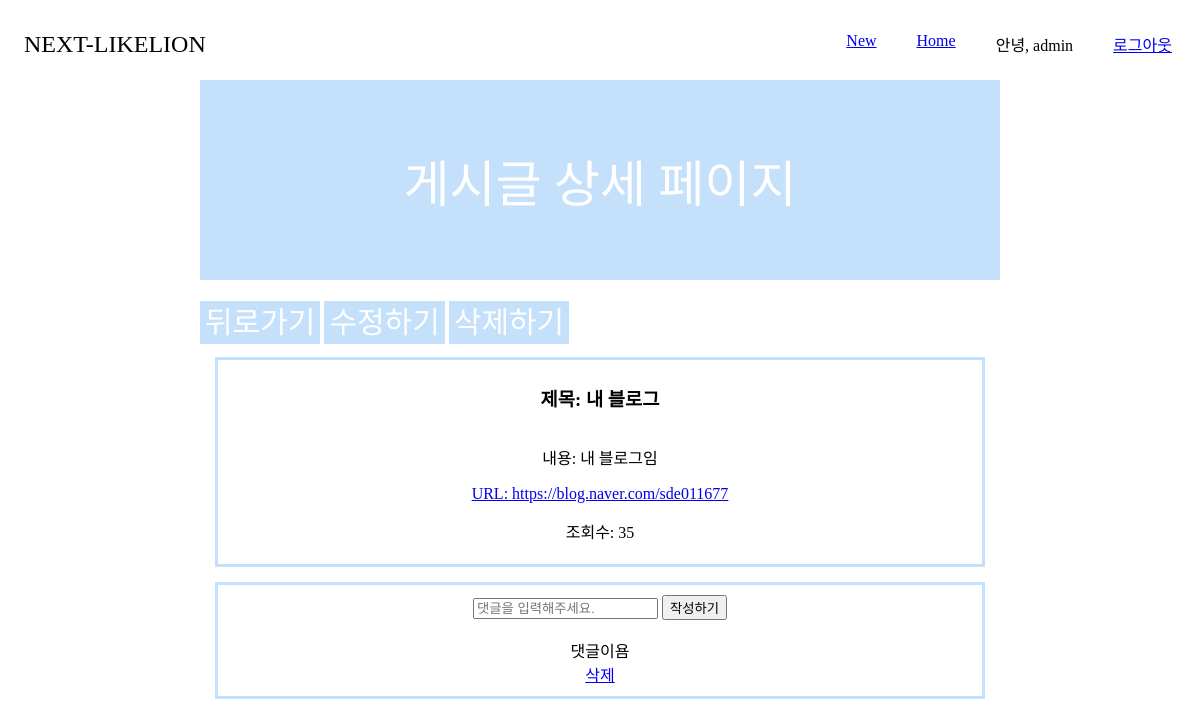
The page /detail/2 (signed in) on the database its author committed.
### app/models.py (models this page shows, shortened)
class Post(models.Model):
    title = models.CharField(max_length=50)
    content = models.TextField()
    address = models.URLField(max_length=200, blank = False, default='')
    hit = models.PositiveBigIntegerField(default=0)
    author = models.ForeignKey(User, models.CASCADE, related_name="posts")
    @property
    def update_counter(self):
        self.hit = self.hit + 1
        self.save()

class Comment(models.Model):
    post = models.ForeignKey(Post, on_delete=models.CASCADE, related_name='comments')
    content = models.TextField()
    author = models.ForeignKey(User, models.CASCADE, related_name="comments")

### app/views.py (the view, shortened to what this page needs)
# urls.py: path('detail/<int:post_pk>', views.detail_page, name='detail_page'),
@login_required(login_url="/registration/login")
def detail_page(request, post_pk):
    post = Post.objects.get(pk=post_pk)
    post.update_counter
    print(type(post.author), "post.author")
    return render(request, 'app/detail_page.html', {"post": post})

### app/templates/app/detail_page.html (shortened to what this page needs)
{% extends 'base.html' %}
{% block css %}
{% load static %}
<link rel="stylesheet" type="text/css" href="{% static 'app/detail_page.css' %}">
{% endblock css %}
{% block header %}
게시글 상세 페이지
{% endblock %}
{% block write %}
<a class="btn" href="{% url 'list_page' %}">뒤로가기</a>
{% if user.is_authenticated and post.author.pk == user.pk %}
<a class="btn" href="{% url 'edit_page' post.pk %}">수정하기</a>
<a class="btn" href="{% url 'delete' post.pk %}">삭제하기</a>
{% endif %}
{% endblock %}
{% block content %}
<h3>제목: {{ post.title }}</h2>
  <p>내용: {{ post.content }}</p>
  <a href="{{ post.address }}">URL: {{ post.address }}</a>
  <p>조회수: {{ post.hit }}</p>
{% endblock %}
{% block comment %}
    <form method="POST">
      <input type="text" name="content" placeholder="댓글을 입력해주세요.">
      <button type="submit">작성하기</button>
    </form>
    <br>
    {% for comment in post.comments.all %}
    {% if user.is_authenticated and comment.author.pk == user.pk %}
    <li>{{comment.content}}</li>
    <a href="{% url 'delete-comment' post.pk comment.pk %}">삭제</a>
    {% endif %}
    {% endfor %}
{% endblock %}

### app/templates/base.html (shortened to what this page needs)
<!DOCTYPE html>
<html lang="en">
<head>
  {% load static %} {% load socialaccount %} {% providers_media_js %}
  <link rel="stylesheet" type="text/css" href="{% static 'app/base.css' %}">
  {% block css %}
  {% endblock css %}
</head>
<body>
  <nav id="navbar">
    <div class="navbar__logo">
      <a>NEXT-LIKELION</a>
    </div>
    <ul class="navbar__menu">
      <li class="navbar__menu__item"><a href="{% url 'create_page' %}">New</a></li>
      <li class="navbar__menu__item">
        <a href="{% url 'list_page' %}">Home</a>
      </li>
      {% if user.is_authenticated %}
      <span class="navbar__menu__item">안녕, {{user.username}}</span>
      <li class="navbar__menu__item"><a href="{% url 'logout' %}">로그아웃</a></li>
      {% endif %}
    </ul>
  </nav>
  <div class="page-wrapper">
    <div class="page-container">
      <header class="page-header">
        {% block header %}
        {% endblock %}
      </header>
      <br>
      {% block write %}
      {% endblock %}
      <br>
      <div class="content-container">
        {% block content %}
        {% endblock %}
      </div>
      <div class="comment-container">
        {% block comment %}
        {% endblock %}
      </div>
    </div>
  </div>
</body>
</html>

### app/static/app/base.css (style rules this page uses)
.page-wrapper { display: flex; justify-content: center; }
.page-header { width: 800px; height: 200px; font-size: 50px; background-color: rgb(196, 224, 250); display: flex; align-items: center; justify-content: center; color: white; }
.content-container { border: solid; border-color: rgb(196, 224, 250); margin: 15px; padding: 5px; display: flex; align-items: center; flex-direction: column; }
.btn { background-color: rgb(196, 224, 250); width: 200px; height: 40px; padding: 5px; font-size: 30px; text-decoration: none; color: white; text-align: center; }
ul { list-style: none; padding-left: 0; }
#navbar { width: 100%; display: flex; justify-content: space-between; align-items: center; transition: all 300ms ease-in-out; z-index: 1; }
.navbar__logo { padding: 8px 16px; font-size: 24px; }
.navbar__menu { display: flex; padding-left: 0; }
.navbar__menu .navbar__menu__item { padding: 8px 16px; margin: 0 4px; cursor: pointer; }

### app/static/app/detail_page.css (style rules this page uses)
.comment-container { border: solid; border-color: rgb(196, 224, 250); margin: 15px; padding: 10px; display: flex; align-items: center; flex-direction: column; }
li { list-style: none; padding-left: 0px; }

### rows shown on the page
Post: title "내 블로그", content "내 블로그임", address "https://blog.naver.com/sde011677", hit "35"
Comment: content "댓글이욤"

### other values the page prints
{{ user.username }} "admin"
